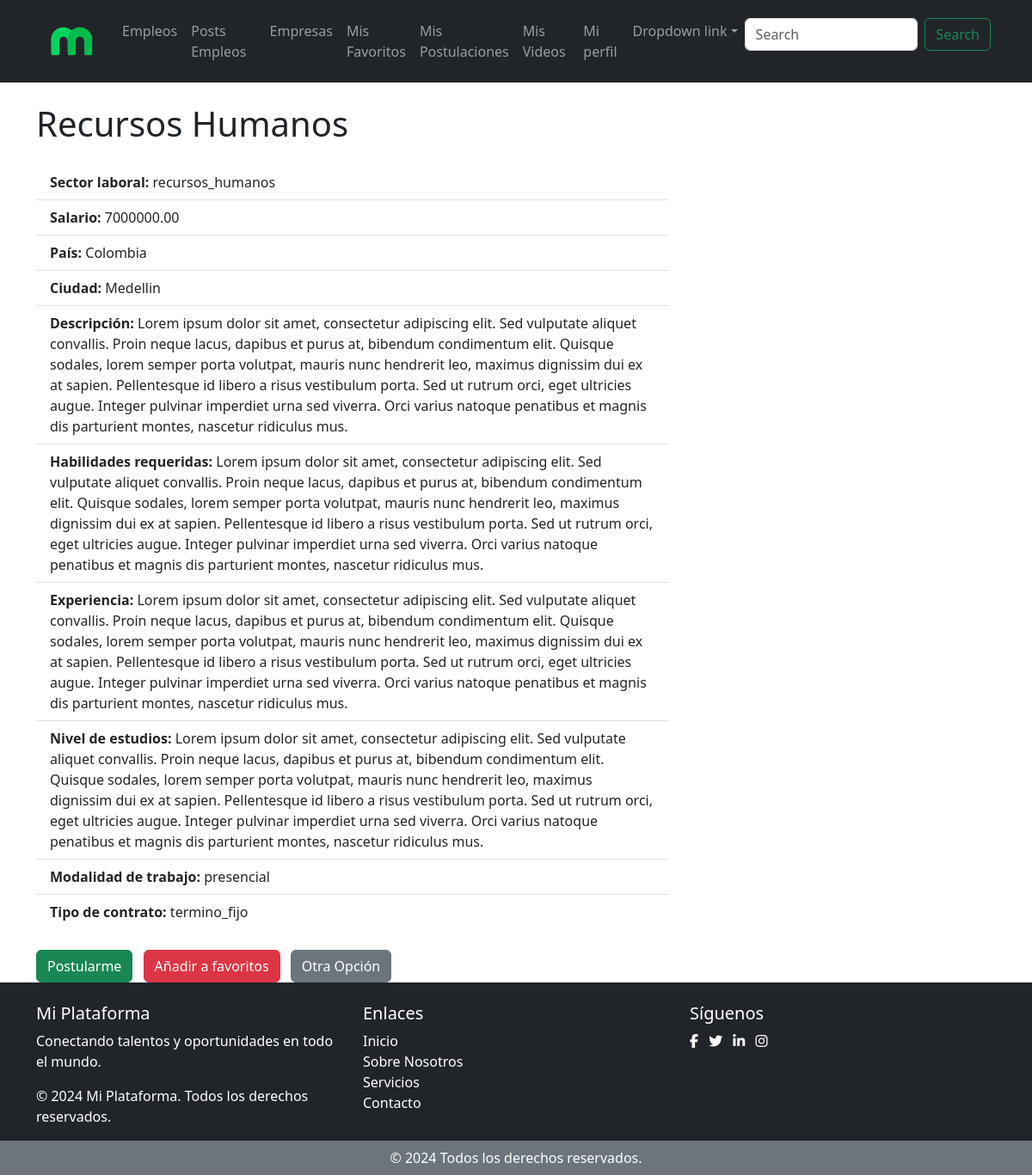
Page /detalle_empleo_aspirante/3/ on the committed database.
### empleos_reclutador/models.py (models this page shows, shortened)
class Empleo(models.Model):
    reclutador = models.ForeignKey(Reclutador_empresa, on_delete=models.CASCADE)
    titulo = models.CharField(max_length=255)
    sector_laboral = models.CharField(max_length=50, choices=SectoresLaborales.choices)
    salario = MoneyField(
        max_digits=14,
        decimal_places=2,
        default_currency='COP',  # Moneda predeterminada para Colombia
        currency_choices=[
            ('COP', 'Peso colombiano (COP)'),  # Empleos locales
            ('USD', 'Dólar estadounidense (USD)'),  # Empleos virtuales (EE.UU.)
            ('EUR', 'Euro (EUR)'),  # Empleos virtuales (Europa)
            ('GBP', 'Libra esterlina (GBP)'),  # Empleos virtuales (Reino Unido)
            ('CAD', 'Dólar canadiense (CAD)'),  # Empleos virtuales (Canadá)
            ('AUD', 'Dólar australiano (AUD)'),  # Empleos virtuales (Australia)
            ('BTC', 'Bitcoin (BTC)'),  # Criptomonedas
            ('ETH', 'Ethereum (ETH)'),  # Criptomonedas
        ]
    )
    pais = models.CharField(max_length=50, choices=Paises.choices)
    ciudad = models.CharField(max_length=100)
    fecha_creacion = models.DateTimeField(default=timezone.now)  # Campo de fecha y hora
    descripcion = models.TextField()
    habilidades = models.TextField()
    experiencia = models.TextField()
    nivel_estudios = models.TextField()
    MODALIDAD_TRABAJO = [('virtual', 'virtual'), ('presencial', 'presencial'), ('mixto', 'mixto')]
    modalidad_trabajo = models.CharField(max_length=50, choices=MODALIDAD_TRABAJO)
    palabras_clave = models.TextField()
    CONTRATO_CHOICES = [
        ('termino_fijo', 'Contrato a Término Fijo'),
        ('termino_indefinido', 'Contrato a Término Indefinido'),
        ('aprendizaje', 'Contrato de Aprendizaje'),
        ('obra_labor', 'Contrato por Obra o Labor'),
        ('tiempo_parcial', 'Contrato a Tiempo Parcial'),
        ('teletrabajo', 'Contrato de Teletrabajo'),
        ('temporada', 'Contrato de Temporada'),
        ('servicios', 'Contrato de Servicios'),
    ]
    tipo_contrato = models.CharField(
        max_length=30,
        choices=CONTRATO_CHOICES,
        default='termino_fijo'  # Puedes cambiar el valor por defecto
    )
    competencias_tecnicas = models.TextField()
    video_presentacion = models.FileField(upload_to='videos_presentacion_empleo/')

### buscador_aspirante/views.py (the view)
# urls.py: path('detalle_empleo_aspirante/<int:empleo_id>/', views.detalle_empleo_aspirante, name='detalle_empleo_aspirante'),
def detalle_empleo_aspirante(request, empleo_id):
    empleo = get_object_or_404(Empleo, id=empleo_id)
    return render(request, 'detalle_empleo_aspirante.html', {'empleo': empleo})

### buscador_aspirante/templates/detalle_empleo_aspirante.html (shortened to what this page needs)
{% extends 'base_aspirante.html' %}
{% block content %}
<div class="container mt-4">
    <div class="row">
        <div class="col-md-8">
            <h1 class="mb-4">{{ empleo.titulo }}</h1>
            <ul class="list-group list-group-flush">
                <li class="list-group-item">
                    <strong class="fw-bold">Sector laboral:</strong> {{ empleo.sector_laboral }}
                </li>
                <li class="list-group-item">
                    <strong class="fw-bold">Salario:</strong> {{ empleo.salario }}
                </li>
                <li class="list-group-item">
                    <strong class="fw-bold">País:</strong> {{ empleo.pais }}
                </li>
                <li class="list-group-item">
                    <strong class="fw-bold">Ciudad:</strong> {{ empleo.ciudad }}
                </li>
                <li class="list-group-item">
                    <strong class="fw-bold">Descripción:</strong> {{ empleo.descripcion }}
                </li>
                <li class="list-group-item">
                    <strong class="fw-bold">Habilidades requeridas:</strong> {{ empleo.habilidades }}
                </li>
                <li class="list-group-item">
                    <strong class="fw-bold">Experiencia:</strong> {{ empleo.experiencia }}
                </li>
                <li class="list-group-item">
                    <strong class="fw-bold">Nivel de estudios:</strong> {{ empleo.nivel_estudios }}
                </li>
                <li class="list-group-item">
                    <strong class="fw-bold">Modalidad de trabajo:</strong> {{ empleo.modalidad_trabajo }}
                </li>
                <li class="list-group-item">
                    <strong class="fw-bold">Tipo de contrato:</strong> {{ empleo.tipo_contrato }}
                </li>
            </ul>
            <div class="mt-4">
                <a href="{% url 'postularme_empleo' empleo.id %}" class="btn btn-success me-2">Postularme</a>
                <a href="{% url 'anadir_favoritos' empleo.id %}" class="btn btn-danger me-2">Añadir a favoritos</a>
                <a href="#" class="btn btn-secondary">Otra Opción</a>
            </div>
        </div>
    </div>
</div>
{% endblock %}

### redSocialMagneto/static/styles/global.css (style rules this page uses)
body { background-color: white; }
a { text-decoration: none; }

### rows in the picture
Empleo: titulo "Recursos Humanos", sector_laboral "recursos_humanos", salario "7000000.00", pais "Colombia", ciudad "Medellin", descripcion "Lorem ipsum dolor sit amet, consectetur adipiscing elit. Sed vulputate aliquet convallis. Proin neque lacus, dapibus et purus at, bibendum condimentum elit. Quisque sodales, lorem semper porta volutpat, mauris nunc hendrerit leo, maximus dignissim dui ex at sapien. Pellentesque id libero a risus vestibulum porta. Sed ut rutrum orci, eget ultricies augue. Integer pulvinar imperdiet urna sed viverra. Orci varius natoque penatibus et magnis dis parturient montes, nascetur ridiculus mus.", habilidades "Lorem ipsum dolor sit amet, consectetur adipiscing elit. Sed vulputate aliquet convallis. Proin neque lacus, dapibus et purus at, bibendum condimentum elit. Quisque sodales, lorem semper porta volutpat, mauris nunc hendrerit leo, maximus dignissim dui ex at sapien. Pellentesque id libero a risus vestibulum porta. Sed ut rutrum orci, eget ultricies augue. Integer pulvinar imperdiet urna sed viverra. Orci varius natoque penatibus et magnis dis parturient montes, nascetur ridiculus mus.", experiencia "Lorem ipsum dolor sit amet, consectetur adipiscing elit. Sed vulputate aliquet convallis. Proin neque lacus, dapibus et purus at, bibendum condimentum elit. Quisque sodales, lorem semper porta volutpat, mauris nunc hendrerit leo, maximus dignissim dui ex at sapien. Pellentesque id libero a risus vestibulum porta. Sed ut rutrum orci, eget ultricies augue. Integer pulvinar imperdiet urna sed viverra. Orci varius natoque penatibus et magnis dis parturient montes, nascetur ridiculus mus.", nivel_estudios "Lorem ipsum dolor sit amet, consectetur adipiscing elit. Sed vulputate aliquet convallis. Proin neque lacus, dapibus et purus at, bibendum condimentum elit. Quisque sodales, lorem semper porta volutpat, mauris nunc hendrerit leo, maximus dignissim dui ex at sapien. Pellentesque id libero a risus vestibulum porta. Sed ut rutrum orci, eget ultricies augue. Integer pulvinar imperdiet urna sed viverra. Orci varius natoque penatibus et magnis dis parturient montes, nascetur ridiculus mus.", modalidad_trabajo "presencial", tipo_contrato "termino_fijo"
